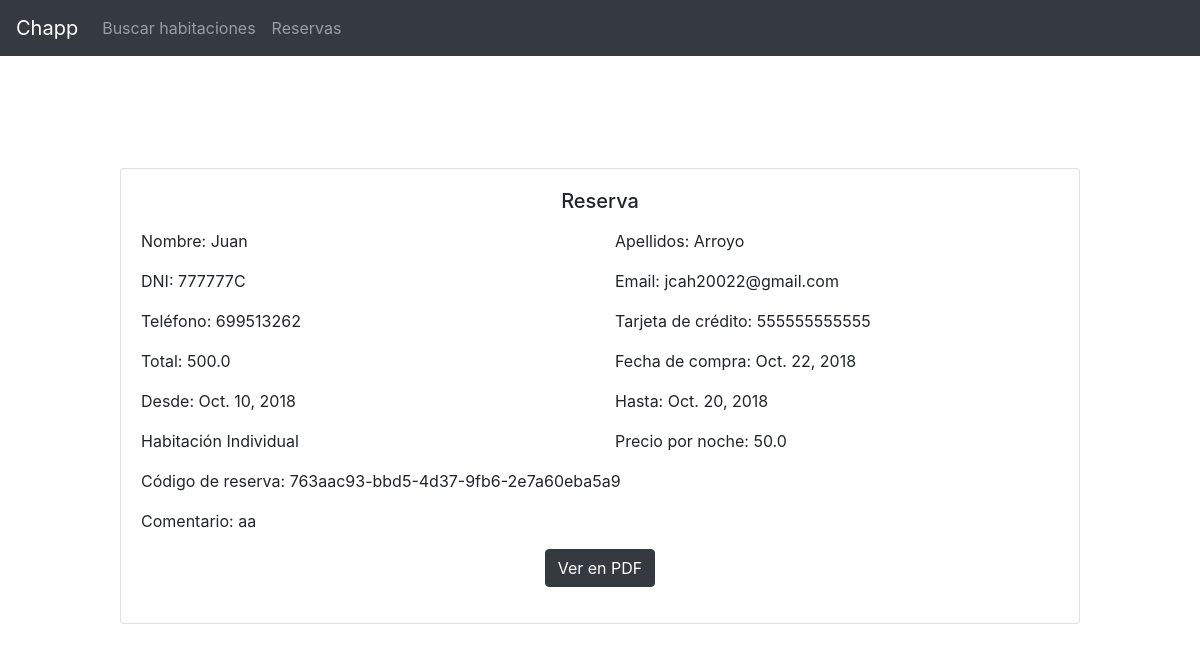
The app's page /booking/detail/12/ with its own data.
### booking/models.py (models this page shows, shortened)
class Booking(models.Model):
    room = models.ForeignKey(Room, on_delete=models.PROTECT)
    user = models.ForeignKey(User, on_delete=models.PROTECT)
    code = models.UUIDField(unique=True, default=uuid.uuid4, editable=False)
    amount_number = models.FloatField()
    days_number = models.IntegerField()
    payment_card_text = models.CharField(max_length=20)
    phone_number_text = models.CharField(max_length=20)
    comment_text = models.CharField(max_length=1000, null=True)
    name_text = models.CharField(max_length=60)
    surname_text = models.CharField(max_length=60)
    id_card_text = models.CharField(max_length=20)
    email = models.EmailField()
    date = models.DateField()
    from_date = models.DateField()
    to_date = models.DateField()

class Room(models.Model):
    type_text = models.CharField(max_length=200)
    available_date = models.DateField()
    price_number = models.FloatField()
    description_text = models.CharField(max_length=1000)

### booking/views.py (the view)
# urls.py: path('detail/<int:booking_id>/', views.detail, name='detail'),
def detail(request, booking_id):
    reservation = get_object_or_404(Booking, pk=booking_id)
    return render(request, 'booking/detail.html', {'reservation': reservation})

### booking/templates/booking/detail.html
{% extends "booking/layouts/base.html" %}
{% load static %}
{% block content %}
  <link rel="stylesheet" type="text/css" href="{% static 'booking/css/detail.css' %}">
  <div class="container">
    <div class="card mx-auto">
      <div class="card-body">
        <h5 class="card-title text-center">Reserva</h5>
        <p class="card-text">
          <div class="row">
            <div class="col-6">
              <p>Nombre: {{ reservation.name_text }}</p>
            </div>
            <div class="col-6">
              <p>Apellidos: {{ reservation.surname_text }}</p>
            </div>
          </div>
          <div class="row">
            <div class="col-6">
              <p>DNI: {{ reservation.id_card_text }}</p>
            </div>
            <div class="col-6">
              <p>Email: {{ reservation.email }}</p>
            </div>
          </div>
          <div class="row">
            <div class="col-6">
              <p>Teléfono: {{ reservation.phone_number_text }}</p>
            </div>
            <div class="col-6">
              <p>Tarjeta de crédito: {{ reservation.payment_card_text }}</p>
            </div>
          </div>
          <div class="row">
            <div class="col-6">
              <p>Total: {{ reservation.amount_number }}</p>
            </div>
            <div class="col-6">
              <p>Fecha de compra: {{ reservation.date }}</p>
            </div>
          </div>
          <div class="row">
            <div class="col-6">
              <p>Desde: {{ reservation.from_date }}</p>
            </div>
            <div class="col-6">
              <p>Hasta: {{ reservation.to_date }}</p>
            </div>
          </div>
          <div class="row">
            <div class="col-6">
              <p>Habitación {{ reservation.room.type_text }}</p>
            </div>
            <div class="col-6">
              <p>Precio por noche: {{ reservation.room.price_number }}</p>
            </div>
          </div>
          <div class="row">
            <div class="col-12">
              <p>Código de reserva: {{ reservation.code }}</p>
            </div>
          </div>
          <div class="row">
            <div class="col-12">
              <p>Comentario: {{ reservation.comment_text }}</p>
            </div>
          </div>
          <div class="row">
            <div class="col-12 text-center button">
              <a class="btn btn-dark" href="{% url 'booking:bookingPdf' reservation.id %}">Ver en PDF</a>
            </div>
          </div>
        </p>
      </div>
    </div>
  </div>
{% endblock %}

### booking/static/booking/css/detail.css (style rules this page uses)
.card { margin: 7rem; width: 60rem; }

### booking/static/booking/css/style.css (style rules this page uses)
body { background-color: white; }

### records on screen
Booking: name_text "Juan", surname_text "Arroyo", id_card_text "777777C", email "jcah20022@gmail.com", phone_number_text "699513262", payment_card_text "555555555555", amount_number "500.0", date "Oct. 22, 2018", from_date "Oct. 10, 2018", to_date "Oct. 20, 2018", room.type_text "Individual", room.price_number "50.0", code "763aac93-bbd5-4d37-9fb6-2e7a60eba5a9", comment_text "aa"
